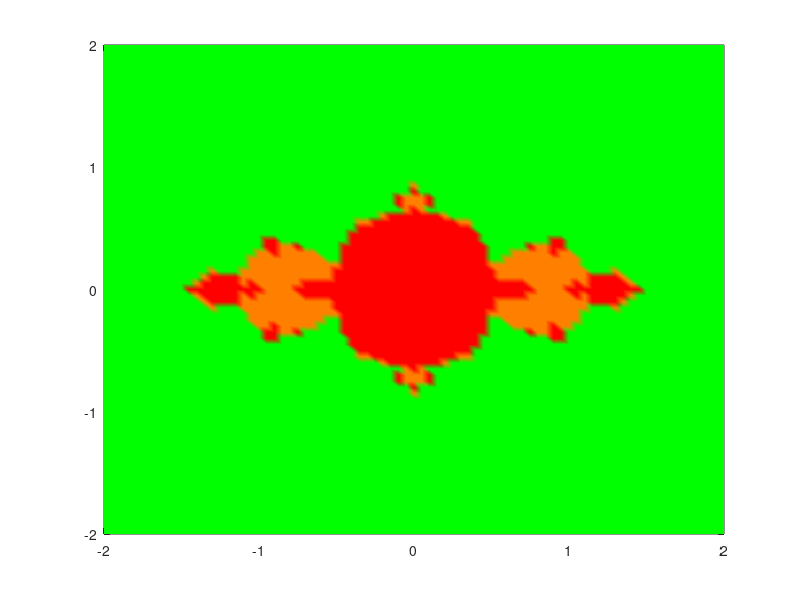

MATLAB code to generate this figure:

iter =  128 ;   %128 is enough to see preety zoomed   or  VERY zoomed in
#https://arachnoid.com/mandelbrot_set/

OutOfBounds =  9; %


function [x, y] = Interv( points, xfrom , xto ,  yfrom, yto )
   x = xfrom : abs(xto - xfrom) / points : xto   ;
   y = yfrom : abs(yto - yfrom) / points : yto   ;
   
end

% -1.75,0  +- 0.01 mini mandelbrot
%x = -1.78 :  0.0001 : -1.745 ;
%y = -0.02 : 0.0001 : 0.02 ;

%[x , y] = Interv( 100 , -1.8, -1.7    ,  -0.02 , 0.02);
%[x , y] = Interv( 200 , -1.78,  -1.745    ,  -0.02 , 0.02);



% 1/4  0 
%x = 1/4 - 0.3 : 0.005 : 1/4 + 0.3;
%y = -0.2  : 0.2 / (2*(length(x)-1)-1) : 0.2;

%Entire thing:
rezo = 0.006;  %0.03 %resolution
%x = -2 : rezo : 2 ;
%y = -2 : rezo : 2;

% more spots:   http://www.nahee.com/Derbyshire/manguide.html

%Julia:
rezo = 0.05;   %resolution
x = -2 : rezo : 2;
y = -2 : rezo : 2;




length(x)
length(y)

function TheM = main(x, y, iter, OutOfBounds)
  [X, Y] = meshgrid(x , y);

  TheM = zeros(length(y)  , length(x) );   %THe Matrix      we fill with zeroes
  % zero is the first iteration value

  SqOfBounds = sqrt(OutOfBounds);

%  h = waitbar(0, 'please wait ... or do not and be DOOOOOOOMED!')
  len = length(y);
  

  for i = 1:length(y)   %go through rows
    for j = 1:length(x)   %go through columns
    
      if( X(i,j)^2 + Y(i,j)^2 < 2^2)      %Check if we should even calculate
      
         %TheM(i,j) = CalcMandel( TheM(i,j) , X(i,j),  Y(i,j) , iter, SqOfBounds);
         TheM(i,j) = CalcJulia(  X(i,j) + Y(i,j) * 1i  , -0.75 , 2 ,  2,  iter, SqOfBounds);
                                              % rez    ,  C ,    n ,   ER , iter, sq...
      
       else     % We do not need to calculate, just assign large value
          TheM(i,j) = OutOfBounds;
       end  %else
       
    end %j
%    waitbar( i / len);
  end %i
  
%  close(h)
 
 
   
  %plot3(X,Y, TheM);
  %surf(X,Y, TheM);
  %contour( X, Y, TheM );  %real(TheM) )
  %imagesc(X,Y, TheM);


  colormap ("prism"); % colormap ("hsv");   %colormap ("jet");
  pcolor(X,Y, TheM);
  shading interp;
 
 
 
end %main


  
  
  
function rez = CalcMandel(rez, cr, ci, iter, SqOfBounds)

  for k = 1:iter   %Calulate the iterations
  
     sq = rez^2;
     
      if real(sq)^2 + imag(sq)^2 >= 16  %  4^2      %  abs(sq) >= 4     
          rez = SqOfBounds;
          break          
        else
           rez = sq + cr + 1i*ci;
        end  %end sq
        
   %        TheM(i,j) = abs( TheM(i,j) )^2 + X(i,j) + 1i*Y(i,j);
   end % interations k
   
   rez = real(rez)^2 + imag(rez)^2;  
       
end



function rez = CalcJulia( rez, C, n, ER,  iter, SqOfBounds)   
  ER = ER^2;
  for k = 1:iter   %Calulate the iterations
    
    rez = rez^n + C;  
    %rez = exp(rez) + C;  
    
    if real(rez)^2 + imag(rez)^2  >=  ER
       rez = SqOfBounds;
       break
     end  %end sq
   
   end % interations k
   rez = real(rez)^2 + imag(rez)^2;       
end



TheM = main(x, y, iter, OutOfBounds);

[X, Y] = meshgrid(x , y);   % For plotting from command lne after code has executed


 

